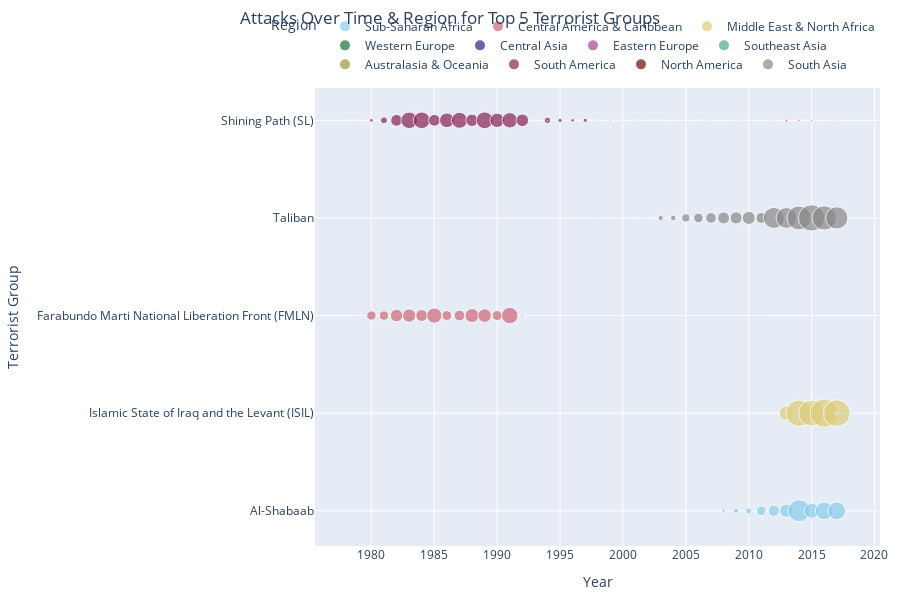

Notebook cell for this chart:
### Markdown cell above
### Attacks per Year for Top 5 Terrorist Groups

### Code cell
import plotly.express as px

# 1. Filter to top-5 groups (drop “Unknown”)
top5 = df['gname'].value_counts().drop('Unknown').head(5).index
df_top5 = df[df['gname'].isin(top5)]

# 2. Aggregate counts by group, year, and region
group_year = (
    df_top5
    .groupby(['gname', 'iyear', 'region_txt'])
    .size()
    .reset_index(name='count')
)

# 3. Bubble plot
fig = px.scatter(
    group_year,
    x='iyear',
    y='gname',
    size='count',
    color='region_txt',
    color_discrete_sequence=px.colors.qualitative.Safe,
    labels={
        'iyear': 'Year',
        'gname': 'Terrorist Group',
        'region_txt': 'Region',
        'count': '# Attacks'
    },
    height=600
)

# 4. Layout tweaks for title and legend
fig.update_layout(
    title={
        'text': 'Attacks Over Time & Region for Top 5 Terrorist Groups',
        'y': 0.98,
        'x': 0.5,
        'xanchor': 'center',
        'yanchor': 'top'
    },
    margin=dict(l=120, r=20, t=80, b=40),
    legend=dict(
        title='Region',
        orientation='h',
        yanchor='bottom',
        y=1.02,
        xanchor='right',
        x=1
    )
)

fig.update_xaxes(dtick=5)

fig.show()

### Figure 1 — Plotly figure (JSON) as saved in the notebook; plotly's stock layout.template omitted (floating-point values rounded to 4 significant figures)
{"data": [{"hovertemplate": "Region=Sub-Saharan Africa<br>Year=%{x}<br>Terrorist Group=%{y}<br># Attacks=%{marker.size}<extra></extra>", "legendgroup": "Sub-Saharan Africa", "marker": {"color": "rgb(136, 204, 238)", "size": [6, 26, 57, 72, 164, 236, 325, 871, 397, 564, 570, 1], "sizemode": "area", "sizeref": 3.595, "symbol": "circle"}, "mode": "markers", "name": "Sub-Saharan Africa", "orientation": "h", "showlegend": true, "x": [2007, 2008, 2009, 2010, 2011, 2012, 2013, 2014, 2015, 2016, 2017, 2015], "xaxis": "x", "y": ["Al-Shabaab", "Al-Shabaab", "Al-Shabaab", "Al-Shabaab", "Al-Shabaab", "Al-Shabaab", "Al-Shabaab", "Al-Shabaab", "Al-Shabaab", "Al-Shabaab", "Al-Shabaab", "Islamic State of Iraq and the Levant (ISIL)"], "yaxis": "y", "type": "scatter"}, {"hovertemplate": "Region=Central America & Caribbean<br>Year=%{x}<br>Terrorist Group=%{y}<br># Attacks=%{marker.size}<extra></extra>", "legendgroup": "Central America & Caribbean", "marker": {"color": "rgb(204, 102, 119)", "size": [1, 159, 160, 284, 320, 254, 422, 174, 209, 351, 335, 181, 492, 8, 1], "sizemode": "area", "sizeref": 3.595, "symbol": "circle"}, "mode": "markers", "name": "Central America & Caribbean", "orientation": "h", "showlegend": true, "x": [1978, 1980, 1981, 1982, 1983, 1984, 1985, 1986, 1987, 1988, 1989, 1990, 1991, 1992, 1994], "xaxis": "x", "y": ["Farabundo Marti National Liberation Front (FMLN)", "Farabundo Marti National Liberation Front (FMLN)", "Farabundo Marti National Liberation Front (FMLN)", "Farabundo Marti National Liberation Front (FMLN)", "Farabundo Marti National Liberation Front (FMLN)", "Farabundo Marti National Liberation Front (FMLN)", "Farabundo Marti National Liberation Front (FMLN)", "Farabundo Marti National Liberation Front (FMLN)", "Farabundo Marti National Liberation Front (FMLN)", "Farabundo Marti National Liberation Front (FMLN)", "Farabundo Marti National Liberation Front (FMLN)", "Farabundo Marti National Liberation Front (FMLN)", "Farabundo Marti National Liberation Front (FMLN)", "Farabundo Marti National Liberation Front (FMLN)", "Farabundo Marti National Liberation Front (FMLN)"], "yaxis": "y", "type": "scatter"}, {"hovertemplate": "Region=Middle East & North Africa<br>Year=%{x}<br>Terrorist Group=%{y}<br># Attacks=%{marker.size}<extra></extra>", "legendgroup": "Middle East & North Africa", "marker": {"color": "rgb(221, 204, 119)", "size": [374, 1248, 1211, 1438, 1292], "sizemode": "area", "sizeref": 3.595, "symbol": "circle"}, "mode": "markers", "name": "Middle East & North Africa", "orientation": "h", "showlegend": true, "x": [2013, 2014, 2015, 2016, 2017], "xaxis": "x", "y": ["Islamic State of Iraq and the Levant (ISIL)", "Islamic State of Iraq and the Levant (ISIL)", "Islamic State of Iraq and the Levant (ISIL)", "Islamic State of Iraq and the Levant (ISIL)", "Islamic State of Iraq and the Levant (ISIL)"], "yaxis": "y", "type": "scatter"}, {"hovertemplate": "Region=Western Europe<br>Year=%{x}<br>Terrorist Group=%{y}<br># Attacks=%{marker.size}<extra></extra>", "legendgroup": "Western Europe", "marker": {"color": "rgb(17, 119, 51)", "size": [1, 9, 3, 2], "sizemode": "area", "sizeref": 3.595, "symbol": "circle"}, "mode": "markers", "name": "Western Europe", "orientation": "h", "showlegend": true, "x": [2014, 2015, 2016, 2017], "xaxis": "x", "y": ["Islamic State of Iraq and the Levant (ISIL)", "Islamic State of Iraq and the Levant (ISIL)", "Islamic State of Iraq and the Levant (ISIL)", "Islamic State of Iraq and the Levant (ISIL)"], "yaxis": "y", "type": "scatter"}, {"hovertemplate": "Region=Central Asia<br>Year=%{x}<br>Terrorist Group=%{y}<br># Attacks=%{marker.size}<extra></extra>", "legendgroup": "Central Asia", "marker": {"color": "rgb(51, 34, 136)", "size": [1, 1], "sizemode": "area", "sizeref": 3.595, "symbol": "circle"}, "mode": "markers", "name": "Central Asia", "orientation": "h", "showlegend": true, "x": [2016, 2014], "xaxis": "x", "y": ["Islamic State of Iraq and the Levant (ISIL)", "Taliban"], "yaxis": "y", "type": "scatter"}, {"hovertemplate": "Region=Eastern Europe<br>Year=%{x}<br>Terrorist Group=%{y}<br># Attacks=%{marker.size}<extra></extra>", "legendgroup": "Eastern Europe", "marker": {"color": "rgb(170, 68, 153)", "size": [2, 2], "sizemode": "area", "sizeref": 3.595, "symbol": "circle"}, "mode": "markers", "name": "Eastern Europe", "orientation": "h", "showlegend": true, "x": [2016, 2017], "xaxis": "x", "y": ["Islamic State of Iraq and the Levant (ISIL)", "Islamic State of Iraq and the Levant (ISIL)"], "yaxis": "y", "type": "scatter"}, {"hovertemplate": "Region=Southeast Asia<br>Year=%{x}<br>Terrorist Group=%{y}<br># Attacks=%{marker.size}<extra></extra>", "legendgroup": "Southeast Asia", "marker": {"color": "rgb(68, 170, 153)", "size": [10, 18], "sizemode": "area", "sizeref": 3.595, "symbol": "circle"}, "mode": "markers", "name": "Southeast Asia", "orientation": "h", "showlegend": true, "x": [2016, 2017], "xaxis": "x", "y": ["Islamic State of Iraq and the Levant (ISIL)", "Islamic State of Iraq and the Levant (ISIL)"], "yaxis": "y", "type": "scatter"}, {"hovertemplate": "Region=Australasia & Oceania<br>Year=%{x}<br>Terrorist Group=%{y}<br># Attacks=%{marker.size}<extra></extra>", "legendgroup": "Australasia & Oceania", "marker": {"color": "rgb(153, 153, 51)", "size": [1], "sizemode": "area", "sizeref": 3.595, "symbol": "circle"}, "mode": "markers", "name": "Australasia & Oceania", "orientation": "h", "showlegend": true, "x": [2017], "xaxis": "x", "y": ["Islamic State of Iraq and the Levant (ISIL)"], "yaxis": "y", "type": "scatter"}, {"hovertemplate": "Region=South America<br>Year=%{x}<br>Terrorist Group=%{y}<br># Attacks=%{marker.size}<extra></extra>", "legendgroup": "South America", "marker": {"color": "rgb(136, 34, 85)", "size": [1, 1, 25, 87, 249, 493, 502, 249, 391, 464, 277, 509, 371, 426, 286, 73, 34, 23, 31, 3, 5, 2, 3, 1, 1, 2, 1, 1, 3, 4, 5, 10, 9, 6, 2, 4], "sizemode": "area", "sizeref": 3.595, "symbol": "circle"}, "mode": "markers", "name": "South America", "orientation": "h", "showlegend": true, "x": [1978, 1979, 1980, 1981, 1982, 1983, 1984, 1985, 1986, 1987, 1988, 1989, 1990, 1991, 1992, 1994, 1995, 1996, 1997, 1998, 1999, 2000, 2001, 2002, 2003, 2004, 2005, 2006, 2007, 2009, 2012, 2013, 2014, 2015, 2016, 2017], "xaxis": "x", "y": ["Shining Path (SL)", "Shining Path (SL)", "Shining Path (SL)", "Shining Path (SL)", "Shining Path (SL)", "Shining Path (SL)", "Shining Path (SL)", "Shining Path (SL)", "Shining Path (SL)", "Shining Path (SL)", "Shining Path (SL)", "Shining Path (SL)", "Shining Path (SL)", "Shining Path (SL)", "Shining Path (SL)", "Shining Path (SL)", "Shining Path (SL)", "Shining Path (SL)", "Shining Path (SL)", "Shining Path (SL)", "Shining Path (SL)", "Shining Path (SL)", "Shining Path (SL)", "Shining Path (SL)", "Shining Path (SL)", "Shining Path (SL)", "Shining Path (SL)", "Shining Path (SL)", "Shining Path (SL)", "Shining Path (SL)", "Shining Path (SL)", "Shining Path (SL)", "Shining Path (SL)", "Shining Path (SL)", "Shining Path (SL)", "Shining Path (SL)"], "yaxis": "y", "type": "scatter"}, {"hovertemplate": "Region=North America<br>Year=%{x}<br>Terrorist Group=%{y}<br># Attacks=%{marker.size}<extra></extra>", "legendgroup": "North America", "marker": {"color": "rgb(102, 17, 0)", "size": [1], "sizemode": "area", "sizeref": 3.595, "symbol": "circle"}, "mode": "markers", "name": "North America", "orientation": "h", "showlegend": true, "x": [1994], "xaxis": "x", "y": ["Shining Path (SL)"], "yaxis": "y", "type": "scatter"}, {"hovertemplate": "Region=South Asia<br>Year=%{x}<br>Terrorist Group=%{y}<br># Attacks=%{marker.size}<extra></extra>", "legendgroup": "South Asia", "marker": {"color": "rgb(136, 136, 136)", "size": [4, 4, 7, 50, 55, 120, 164, 208, 258, 268, 308, 214, 800, 775, 1034, 1249, 1065, 894], "sizemode": "area", "sizeref": 3.595, "symbol": "circle"}, "mode": "markers", "name": "South Asia", "orientation": "h", "showlegend": true, "x": [1995, 2001, 2002, 2003, 2004, 2005, 2006, 2007, 2008, 2009, 2010, 2011, 2012, 2013, 2014, 2015, 2016, 2017], "xaxis": "x", "y": ["Taliban", "Taliban", "Taliban", "Taliban", "Taliban", "Taliban", "Taliban", "Taliban", "Taliban", "Taliban", "Taliban", "Taliban", "Taliban", "Taliban", "Taliban", "Taliban", "Taliban", "Taliban"], "yaxis": "y", "type": "scatter"}], "layout": {"xaxis": {"anchor": "y", "domain": [0.0, 1.0], "title": {"text": "Year"}, "dtick": 5}, "yaxis": {"anchor": "x", "domain": [0.0, 1.0], "title": {"text": "Terrorist Group"}}, "legend": {"title": {"text": "Region"}, "tracegroupgap": 0, "itemsizing": "constant", "orientation": "h", "yanchor": "bottom", "y": 1.02, "xanchor": "right", "x": 1}, "margin": {"t": 80, "l": 120, "r": 20, "b": 40}, "height": 600, "title": {"text": "Attacks Over Time & Region for Top 5 Terrorist Groups", "y": 0.98, "x": 0.5, "xanchor": "center", "yanchor": "top"}}}
